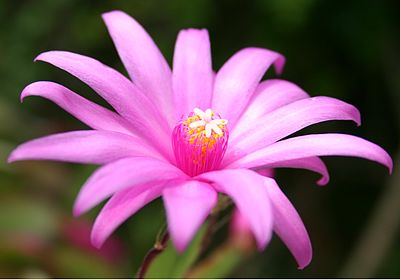
#> input picture resources/flower.jpg, 400 x 280 px, found by its file name
$ python main.py
#> lines starting #> are read from the running program, lines starting #| are printed output that depends on the picture
#> in main, img is the input picture: shape (280, 400, 3); mean B, G, R 102.4, 85.5, 120.8
### labs/labs_01/ShadesOfGray.py
import cv2
import numpy as np

def monochromeImg(imgMono):
    h, w, _ = imgMono.shape
#> h = 280; w = 400
    resImg = np.zeros(shape=(h, w, 1), dtype='uint8')

    for x in range(w):
        for y in range(h):
            b = imgMono[y, x, 0]
            g = imgMono[y, x, 1]
            r = imgMono[y, x, 2]

            s = 0.2952 * r + 0.5547 * g + 0.148 * b
            resImg[y, x] = s
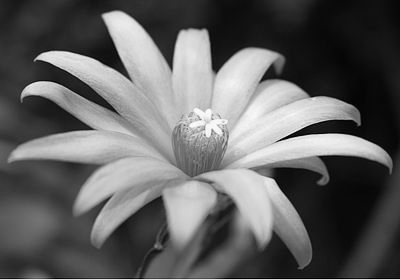
#> resImg: shape (280, 400, 1); min 0, max 253, mean 97.7

    return resImg

def monochromeImgOpenCV(imgMono):
    return cv2.cvtColor(imgMono, cv2.COLOR_BGR2GRAY)

### labs/labs_01/utils.py
import cv2
import numpy as np


def mse(img, img_opencv):
    if len(img.shape) == 2:
        height, width = img.shape
        num_of_channels = 1.0
    else:
        height, width, _ = img.shape
#> height = 280; width = 400
        num_of_channels = 3.0
    img = img.astype(np.float32, copy=False)
#> img: shape (280, 400, 1) float32
    img_opencv = img_opencv.astype(np.float32, copy=False)
#> (the run stopped early here; a loop or call above may not have finished)
